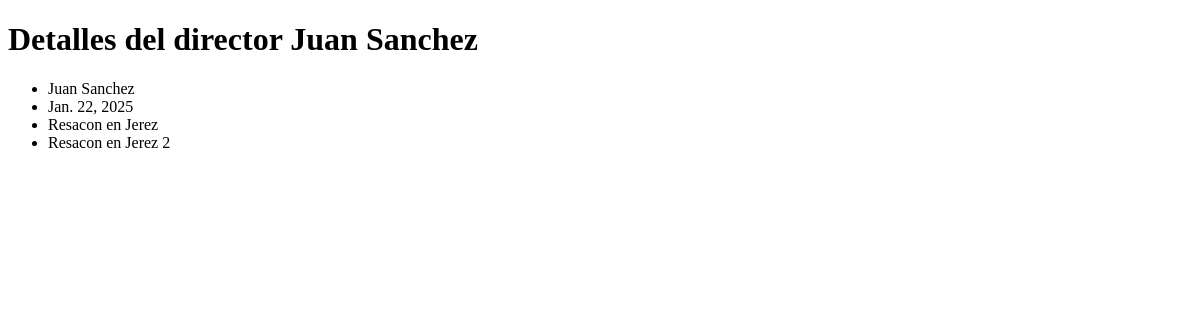
Page /movies/directors/1/detail (signed in) on the earlier database version.
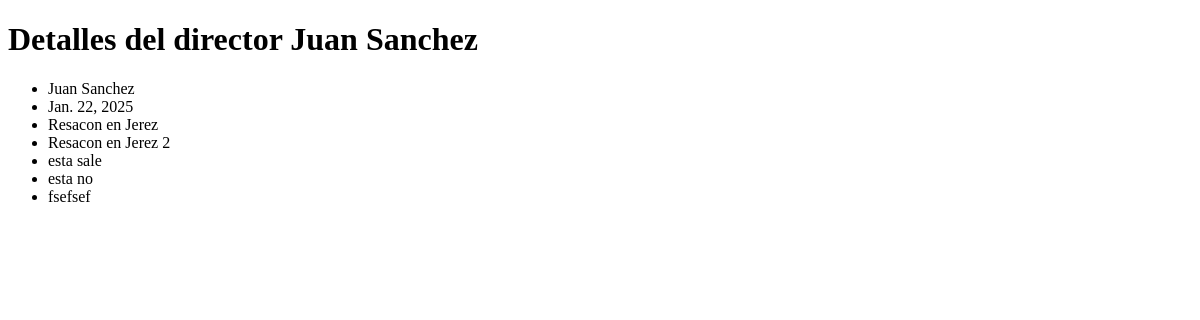
Same page on the later database version.
### movies/models.py (models this page shows, shortened)
class Movie(models.Model):
    title = models.CharField(max_length=100)
    director = models.ForeignKey(Director, on_delete=models.CASCADE)
    genre = models.ManyToManyField(Genre)
    release_date = models.DateField()
    rating = models.IntegerField()
    summary = models.TextField(max_length=1000)

### movies/views.py (the view)
# urls.py: path('directors/<int:director_id>/detail', views.director_detail, name='director_detail'),
@login_required
def director_detail(request, director_id):
    director = get_object_or_404(Director, pk=director_id)
    return render(request, 'movies/director_detail.html', context={'director': director})

### movies/templates/movies/director_detail.html (shortened to what this page needs)
<!DOCTYPE html>
<html lang="en">
<head>
</head>
<body>
    <h1>Detalles del director {{ director.first_name }} {{ director.last_name }}</h1>
    <ul>
        <li>{{ director.first_name }} {{ director.last_name }}</li>
        <li>{{ director.birth_date }}</li>
        {% for movie in director.movie_set.all %}
            <li>{{ movie.title }}</li>
        {% endfor %}
    </ul>
</body>
</html>

Differences in the rows shown:
added Movie: title "esta sale"
added Movie: title "esta no"
added Movie: title "fsefsef"
